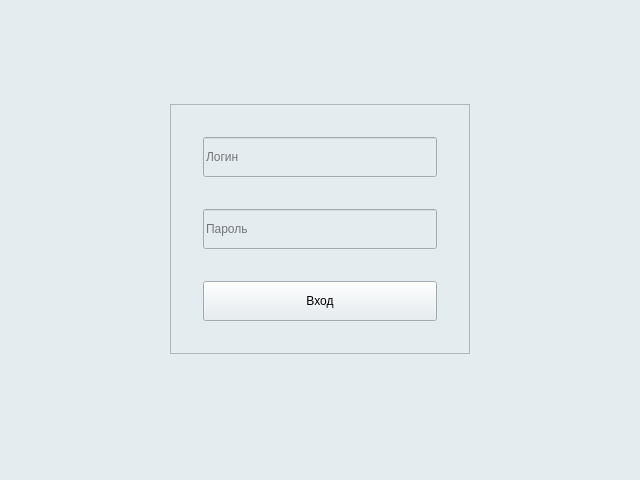
<?xml version="1.0" encoding="UTF-8"?>
<ui version="4.0">
 <class>MainWindow</class>
 <widget class="QMainWindow" name="MainWindow">
  <property name="geometry">
   <rect>
    <x>0</x>
    <y>0</y>
    <width>640</width>
    <height>480</height>
   </rect>
  </property>
  <property name="windowTitle">
   <string>Lesson 01 - Exercise 1 - Login form</string>
  </property>
  <property name="styleSheet">
   <string notr="true">background-color: #e5ecef;</string>
  </property>
  <property name="locale">
   <locale language="English" country="UnitedStates"/>
  </property>
  <widget class="QWidget" name="centralwidget">
   <layout class="QGridLayout" name="gridLayout">
    <item row="2" column="1">
     <spacer name="verticalSpacer">
      <property name="orientation">
       <enum>Qt::Vertical</enum>
      </property>
      <property name="sizeHint" stdset="0">
       <size>
        <width>20</width>
        <height>40</height>
       </size>
      </property>
     </spacer>
    </item>
    <item row="1" column="2">
     <spacer name="horizontalSpacer_2">
      <property name="orientation">
       <enum>Qt::Horizontal</enum>
      </property>
      <property name="sizeHint" stdset="0">
       <size>
        <width>40</width>
        <height>20</height>
       </size>
      </property>
     </spacer>
    </item>
    <item row="1" column="0">
     <spacer name="horizontalSpacer">
      <property name="orientation">
       <enum>Qt::Horizontal</enum>
      </property>
      <property name="sizeHint" stdset="0">
       <size>
        <width>40</width>
        <height>20</height>
       </size>
      </property>
     </spacer>
    </item>
    <item row="1" column="1">
     <widget class="QFrame" name="frame">
      <property name="sizePolicy">
       <sizepolicy hsizetype="Fixed" vsizetype="Fixed">
        <horstretch>0</horstretch>
        <verstretch>0</verstretch>
       </sizepolicy>
      </property>
      <property name="minimumSize">
       <size>
        <width>300</width>
        <height>250</height>
       </size>
      </property>
      <property name="frameShape">
       <enum>QFrame::StyledPanel</enum>
      </property>
      <property name="frameShadow">
       <enum>QFrame::Raised</enum>
      </property>
      <layout class="QVBoxLayout" name="verticalLayout">
       <property name="spacing">
        <number>32</number>
       </property>
       <property name="leftMargin">
        <number>32</number>
       </property>
       <property name="topMargin">
        <number>32</number>
       </property>
       <property name="rightMargin">
        <number>32</number>
       </property>
       <property name="bottomMargin">
        <number>32</number>
       </property>
       <item>
        <widget class="QLineEdit" name="loginLineEdit">
         <property name="minimumSize">
          <size>
           <width>0</width>
           <height>40</height>
          </size>
         </property>
         <property name="placeholderText">
          <string>Логин</string>
         </property>
        </widget>
       </item>
       <item>
        <widget class="QLineEdit" name="passwordLineEdit">
         <property name="minimumSize">
          <size>
           <width>0</width>
           <height>40</height>
          </size>
         </property>
         <property name="echoMode">
          <enum>QLineEdit::Password</enum>
         </property>
         <property name="placeholderText">
          <string>Пароль</string>
         </property>
        </widget>
       </item>
       <item>
        <widget class="QPushButton" name="submitButton">
         <property name="minimumSize">
          <size>
           <width>0</width>
           <height>40</height>
          </size>
         </property>
         <property name="text">
          <string>Вход</string>
         </property>
        </widget>
       </item>
      </layout>
     </widget>
    </item>
    <item row="0" column="1">
     <spacer name="verticalSpacer_2">
      <property name="orientation">
       <enum>Qt::Vertical</enum>
      </property>
      <property name="sizeHint" stdset="0">
       <size>
        <width>20</width>
        <height>40</height>
       </size>
      </property>
     </spacer>
    </item>
   </layout>
  </widget>
  <widget class="QMenuBar" name="menubar">
   <property name="geometry">
    <rect>
     <x>0</x>
     <y>0</y>
     <width>640</width>
     <height>24</height>
    </rect>
   </property>
  </widget>
  <widget class="QStatusBar" name="statusbar"/>
 </widget>
 <resources/>
 <connections/>
</ui>
